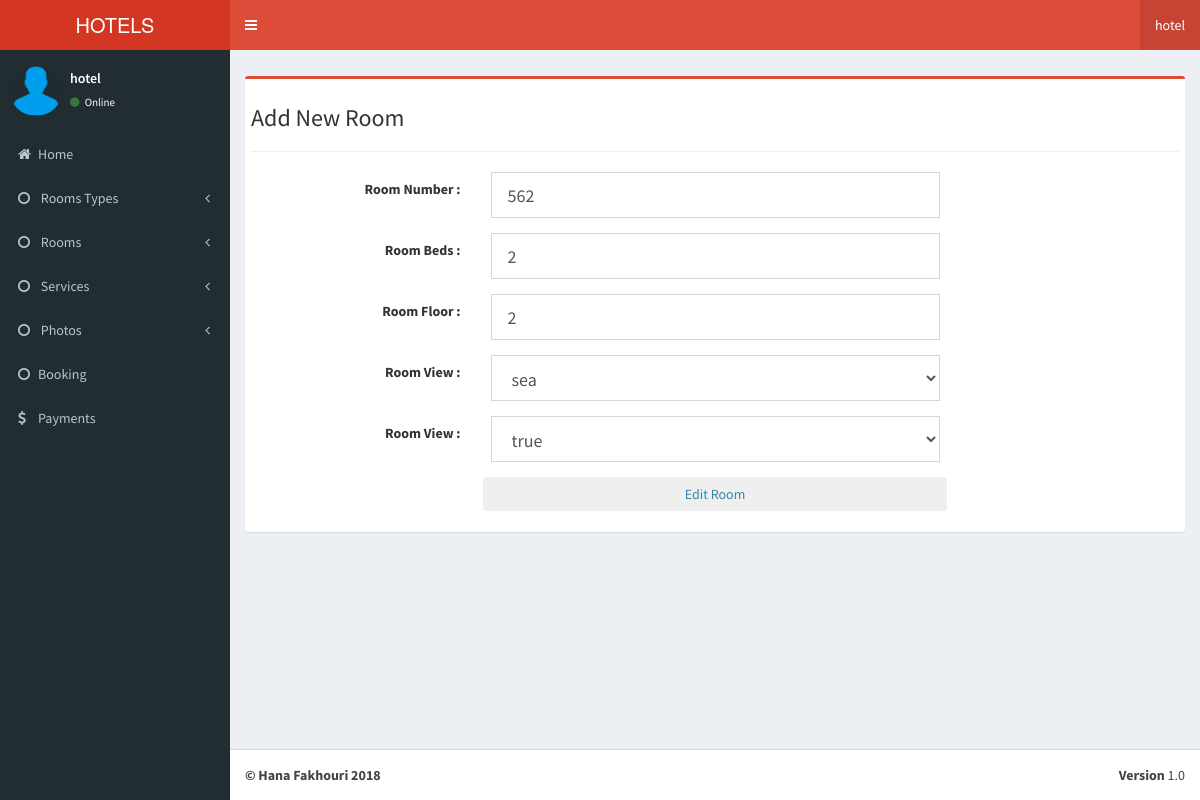
Page /hotel/admin/roomedit.php (signed in) on the committed database.
### tables this page shows
CREATE TABLE `rooms` (
  `id` int(11) NOT NULL,
  `hotel_id` int(11) NOT NULL,
  `type_id` int(11) NOT NULL,
  `number` int(11) NOT NULL,
  `floor` int(11) NOT NULL,
  `view` varchar(255) NOT NULL,
  `beds` int(11) NOT NULL,
  `status` varchar(255) NOT NULL
);

### hotel/admin/adminfunctions.php (called while the page is built, shortened)
<?php
$db = new DB();
$connection = $db->connection();
function getRooms($id=0)
{
    global $connection;
    $hotel_id = $_SESSION["hotel_id"];
    if($id==0) {
        $query = "SELECT * FROM types t,rooms r WHERE r.hotel_id='$hotel_id' AND r.type_id=t.id ";
    }else{
        $query = "SELECT * FROM types t,rooms r WHERE r.hotel_id='$hotel_id' AND r.type_id=t.id AND r.id='$id' ";
    }
    $result = $connection->query($query);
    $rooms = array();
    while ($row = mysqli_fetch_array($result)) {
        $rooms[] = $row;
    }
    return $rooms;
}

### hotel/admin/roomedit.php (the view, shortened to what this page needs)
<?php
include 'adminfunctions.php';
include 'header.php';
$rooms = getRooms($_GET["roomedit"]);
foreach($rooms as $room){
}
?>
    <div class="page-content-wrapper">
        <div class="page-content">
            <h3 class="page-title">Add New Room </h3>
            <hr>
            <div class="row">
                <div class="col-md-12">
                    <div class="portlet light bordered">
                        <div class="portlet-body form">
                            <form method="POST" action="adminfunctions.php" accept-charset="UTF-8" class="form-horizontal" enctype="multipart/form-data">
                                <div class="form-body">
                                    <div class="form-group">
                                        <label class="col-sm-3 control-label"><b>Room Number : </b></label>
                                        <div class="col-sm-6">
                                            <input name="number" value="<?php echo $room["number"]?>" class="form-control input-lg" type="number" required placeholder="Room Number">
                                        </div>
                                    </div>
                                    <div class="form-group">
                                        <label class="col-sm-3 control-label"><b>Room Beds : </b></label>
                                        <div class="col-sm-6">
                                            <input name="beds" value="<?php echo $room["beds"]?>" class="form-control input-lg" type="number" min="1" max="2" required>
                                        </div>
                                    </div>
                                    <div class="form-group">
                                        <label class="col-sm-3 control-label"><b>Room Floor : </b></label>
                                        <div class="col-sm-6">
                                            <input name="floor" value="<?php echo $room["floor"]?>" class="form-control input-lg" type="number" min="0" required placeholder="Room Floor">
                                        </div>
                                    </div>
                                    <div class="form-group">
                                        <label class="col-sm-3 control-label"><b>Room View : </b></label>
                                        <div class="col-sm-6">
                                            <select name="view" class="form-control input-lg" required>
                                                <option value="<?php echo $room["view"]?>" selected>
                                                    <?php echo $room["view"]?>
                                                </option>
                                            </select>
                                        </div>
                                    </div>
                                    <div class="form-group">
                                        <label class="col-sm-3 control-label"><b>Room View : </b></label>
                                        <div class="col-sm-6">
                                            <select name="status" class="form-control input-lg" required>
                                                <option value="<?php echo $room["status"]?>" selected>
                                                    <?php echo $room["status"]?>
                                                </option>
                                            </select>
                                        </div>
                                    </div>
                                    <div class="form-group">
                                        <div class="row">
                                            <div class="col-md-offset-3 col-md-6">
                                                <input type="submit" class="btn blue btn-block margin-top-10" value="Edit Room" />
                                            </div>
                                        </div>
                                    </div>
                                </div>
                            </form>
                        </div>
                    </div>
                </div>
            </div>
        </div>
    </div>
    <?php include 'footer.php' ?>

### hotel/admin/css/charisma-app.css (style rules this page uses)
.blue { color: #3986AC; }
@media only screen and (min-width: 980px) { a, button, input[type=submit], input[type=button], .product-img { -webkit-transition: .5s; -moz-transition: .5s; -ms-transition: .5s; -o-transition: .5s; transition: .5s; } }

### rows in the picture
rooms: number "562", beds "2", floor "2", view "sea", status "true"

### other values in the picture
$_SESSION["username"] "hotel"
